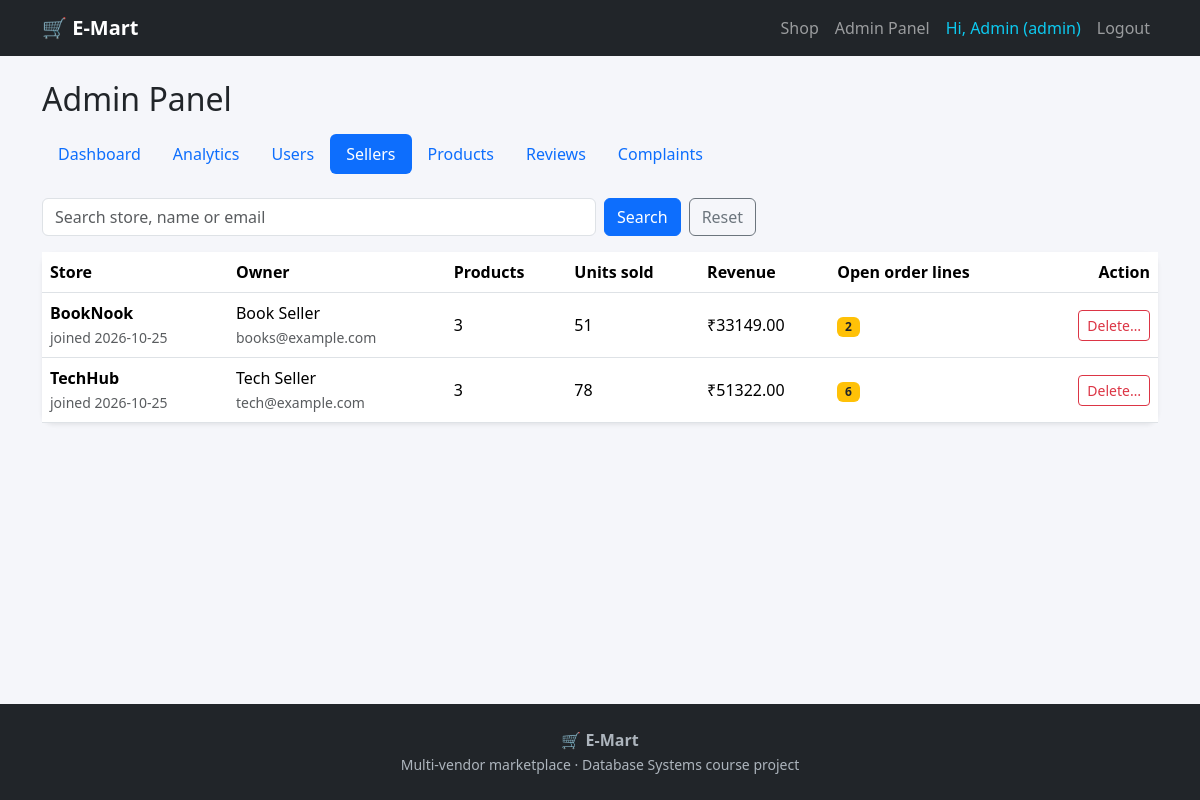
/admin/sellers (signed in), run on the app's committed database.
### tables this page shows
CREATE TABLE users (
    user_id       INTEGER PRIMARY KEY AUTOINCREMENT,
    name          TEXT NOT NULL,
    email         TEXT NOT NULL UNIQUE,
    password_hash TEXT NOT NULL,
    role          TEXT NOT NULL CHECK (role IN ('customer', 'seller', 'admin')),
    is_active     INTEGER NOT NULL DEFAULT 1 CHECK (is_active IN (0, 1)),
    created_at    TEXT NOT NULL DEFAULT CURRENT_TIMESTAMP
);

CREATE TABLE seller_profiles (
    seller_id   INTEGER PRIMARY KEY
                REFERENCES users(user_id) ON DELETE CASCADE,
    store_name  TEXT NOT NULL UNIQUE,
    description TEXT
);

### routes/admin.py (the view)
@admin_bp.route("/sellers")
@login_required("admin")
def sellers():
    q = request.args.get("q", "").strip()
    sql = """
        SELECT u.user_id, u.name, u.email, u.created_at, sp.store_name,
               (SELECT COUNT(*) FROM products p WHERE p.seller_id = u.user_id) AS product_count,
               (SELECT COALESCE(SUM(oi.quantity), 0) FROM order_items oi
                 WHERE oi.seller_id = u.user_id AND oi.status != 'cancelled') AS units_sold,
               (SELECT COALESCE(SUM(oi.unit_price * oi.quantity), 0) FROM order_items oi
                 WHERE oi.seller_id = u.user_id AND oi.status != 'cancelled') AS revenue,
               (SELECT COUNT(*) FROM order_items oi
                 WHERE oi.seller_id = u.user_id
                   AND oi.status IN ('placed', 'shipped')) AS open_lines
        FROM users u
        JOIN seller_profiles sp ON sp.seller_id = u.user_id
        WHERE u.role = 'seller'
    """
    params = []
    if q:
        sql += " AND (sp.store_name LIKE ? OR u.name LIKE ? OR u.email LIKE ?)"
        params += [f"%{q}%"] * 3
    sql += " ORDER BY sp.store_name"
    conn = get_connection()
    rows = conn.execute(sql, params).fetchall()
    conn.close()
    return render_template("admin/sellers.html", rows=rows, q=q)

### app.py (called while the page is built)
def get_csrf_token():
    if "csrf_token" not in session:
        session["csrf_token"] = secrets.token_hex(16)
    return session["csrf_token"]

@app.before_request
def csrf_protect():
    session.permanent = True
    if request.method == "POST":
        sent = request.form.get("csrf_token", "")
        expected = session.get("csrf_token", "")
        if not expected or not hmac.compare_digest(sent, expected):
            abort(400)

@app.context_processor
def inject_csrf():
    return {"csrf_token": get_csrf_token()}

@app.before_request
def load_logged_in_user():
    g.user = None
    user_id = session.get("user_id")
    if user_id is not None:
        conn = get_connection()
        user = conn.execute(
            "SELECT user_id, name, email, role, is_active FROM users WHERE user_id = ?",
            (user_id,)).fetchone()
        conn.close()
        if user is None or not user["is_active"]:
            session.pop("user_id", None)
        else:
            g.user = user

@app.context_processor
def inject_cart_count():
    count = 0
    try:
        if g.get("user") is not None and g.user["role"] == "customer":
            conn = get_connection()
            count = conn.execute(
                "SELECT COALESCE(SUM(quantity), 0) FROM cart_items WHERE user_id = ?",
                (g.user["user_id"],)).fetchone()[0]
            conn.close()
    except sqlite3.Error:
        count = 0          # an error page must never crash because of the navbar
    return {"cart_count": count}

### db.py (called while the page is built)
def get_connection():
    conn = sqlite3.connect(DB_PATH)
    conn.row_factory = sqlite3.Row          # lets us use row["name"]
    conn.execute("PRAGMA foreign_keys = ON")
    return conn

### helpers.py (called while the page is built)
def login_required(role=None):
    def decorator(view):
        @wraps(view)
        def wrapper(*args, **kwargs):
            if g.user is None:
                flash("Please log in first.", "warning")
                return redirect(url_for("auth.login"))
            if role and g.user["role"] != role:
                flash("You don't have access to that page.", "danger")
                return redirect(url_for("home"))
            return view(*args, **kwargs)
        return wrapper
    return decorator

### templates/admin/sellers.html (shortened to what this page needs)
{% extends "base.html" %}
{% block content %}
<h2 class="mb-3">Admin Panel</h2>
{% include "admin/_tabs.html" %}
<form method="GET" class="row g-2 mb-3">
  <div class="col-md-6"><input type="text" name="q" value="{{ q }}" class="form-control" placeholder="Search store, name or email"></div>
  <div class="col-md-6 d-flex gap-2">
    <button class="btn btn-primary">Search</button>
    <a href="{{ url_for('admin.sellers') }}" class="btn btn-outline-secondary">Reset</a>
  </div>
</form>
<div class="card shadow-sm">
  <div class="table-responsive">
    <table class="table align-middle mb-0">
      <thead><tr><th>Store</th><th>Owner</th><th>Products</th><th>Units sold</th><th>Revenue</th><th>Open order lines</th><th class="text-end">Action</th></tr></thead>
      <tbody>
        {% for s in rows %}
        <tr>
          <td><strong>{{ s.store_name }}</strong><br><small class="text-muted">joined {{ s.created_at[:10] }}</small></td>
          <td>{{ s.name }}<br><small class="text-muted">{{ s.email }}</small></td>
          <td>{{ s.product_count }}</td>
          <td>{{ s.units_sold }}</td>
          <td>₹{{ "%.2f"|format(s.revenue) }}</td>
          <td>{% if s.open_lines %}<span class="badge bg-warning text-dark">{{ s.open_lines }}</span>{% else %}0{% endif %}</td>
          <td class="text-end"><a href="{{ url_for('admin.delete_seller', seller_id=s.user_id) }}" class="btn btn-sm btn-outline-danger">Delete…</a></td>
        </tr>
        {% else %}
        <tr><td colspan="7" class="text-muted text-center py-3">No sellers found.</td></tr>
        {% endfor %}
      </tbody>
    </table>
  </div>
</div>
{% endblock %}

### templates/base.html (shortened to what this page needs)
<!DOCTYPE html>
<html lang="en">
<head>
  <link href="https://cdn.jsdelivr.net/npm/bootstrap@5.3.3/dist/css/bootstrap.min.css" rel="stylesheet">
  <link href="{{ url_for('static', filename='css/style.css') }}" rel="stylesheet">
</head>
<body class="d-flex flex-column min-vh-100">
  <nav class="navbar navbar-expand-lg navbar-dark bg-dark">
    <div class="container">
      <a class="navbar-brand fw-bold" href="{{ url_for('home') }}">🛒 E-Mart</a>
      <div class="collapse navbar-collapse" id="nav">
        <ul class="navbar-nav ms-auto align-items-lg-center">
          <li class="nav-item"><a class="nav-link" href="{{ url_for('home') }}">Shop</a></li>
          {% if g.user %}
            {% if g.user.role == 'seller' %}
              <li class="nav-item"><a class="nav-link" href="{{ url_for('seller.dashboard') }}">Seller Dashboard</a></li>
            {% elif g.user.role == 'admin' %}
              <li class="nav-item"><a class="nav-link" href="{{ url_for('admin.dashboard') }}">Admin Panel</a></li>
            {% endif %}
            <li class="nav-item"><span class="nav-link text-info">Hi, {{ g.user.name }} ({{ g.user.role }})</span></li>
            <li class="nav-item"><a class="nav-link" href="{{ url_for('auth.logout') }}">Logout</a></li>
          {% else %}
            <li class="nav-item"><a class="nav-link" href="{{ url_for('auth.login') }}">Login</a></li>
            <li class="nav-item"><a class="nav-link" href="{{ url_for('auth.register') }}">Register</a></li>
          {% endif %}
        </ul>
      </div>
    </div>
  </nav>
  <main class="container my-4 flex-grow-1">
    {% block content %}{% endblock %}
  </main>
  <footer class="site-footer text-center py-4">
    <div class="fw-bold">🛒 E-Mart</div>
    <small>Multi-vendor marketplace · Database Systems course project</small>
  </footer>
</body>
</html>

### static/css/style.css (style rules this page uses)
body { background-color: #f5f6fa; }
.card { border: none; border-radius: 12px; }
.card { transition: transform .15s ease, box-shadow .15s ease; }
.site-footer { background: #212529; color: #adb5bd; }
.table > :not(caption) > * > * { vertical-align: middle; }

### data on the page
users: user.name "Admin", user.role "admin"
seller_profiles: store_name "BookNook", created_at "2026-10-25", name "Book Seller", email "books@example.com", product_count "3", units_sold "51", revenue "33149.00", open_lines "2"
seller_profiles: store_name "TechHub", created_at "2026-10-25", name "Tech Seller", email "tech@example.com", product_count "3", units_sold "78", revenue "51322.00", open_lines "6"

### other printed values
{{ label }} "Dashboard" "Analytics" "Users" "Sellers" "Products" "Reviews" "Complaints"
